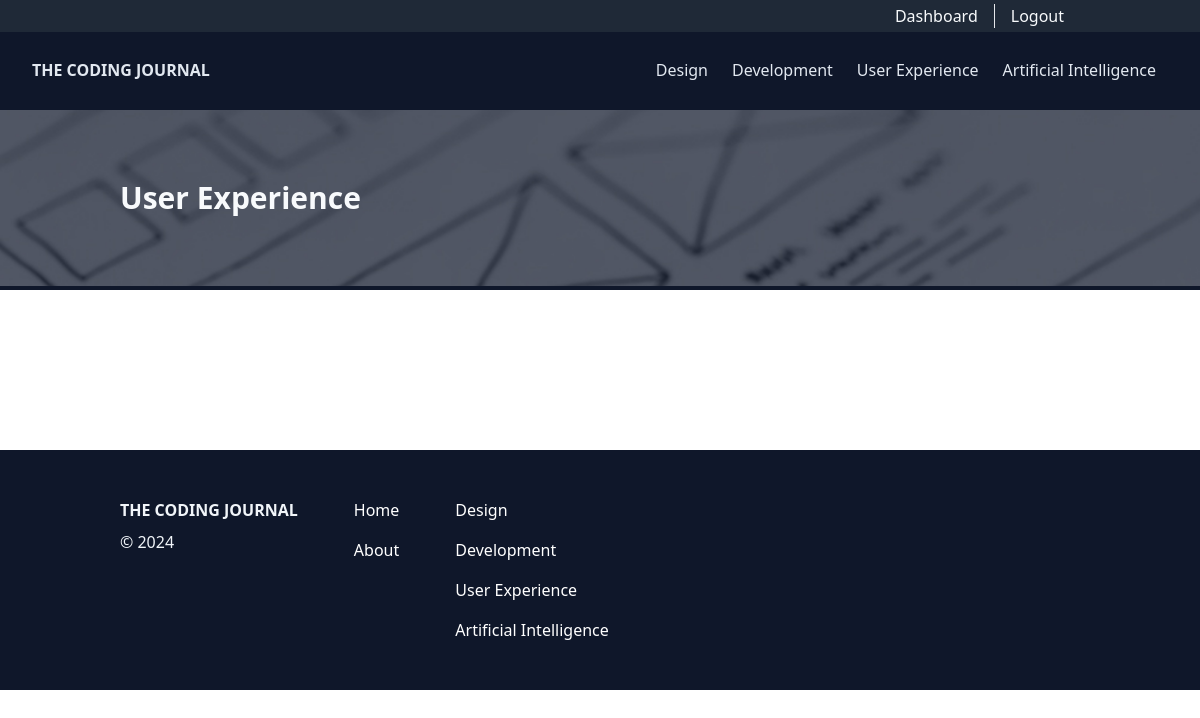
/user-experience (signed in), run on an earlier commit of the app's database.
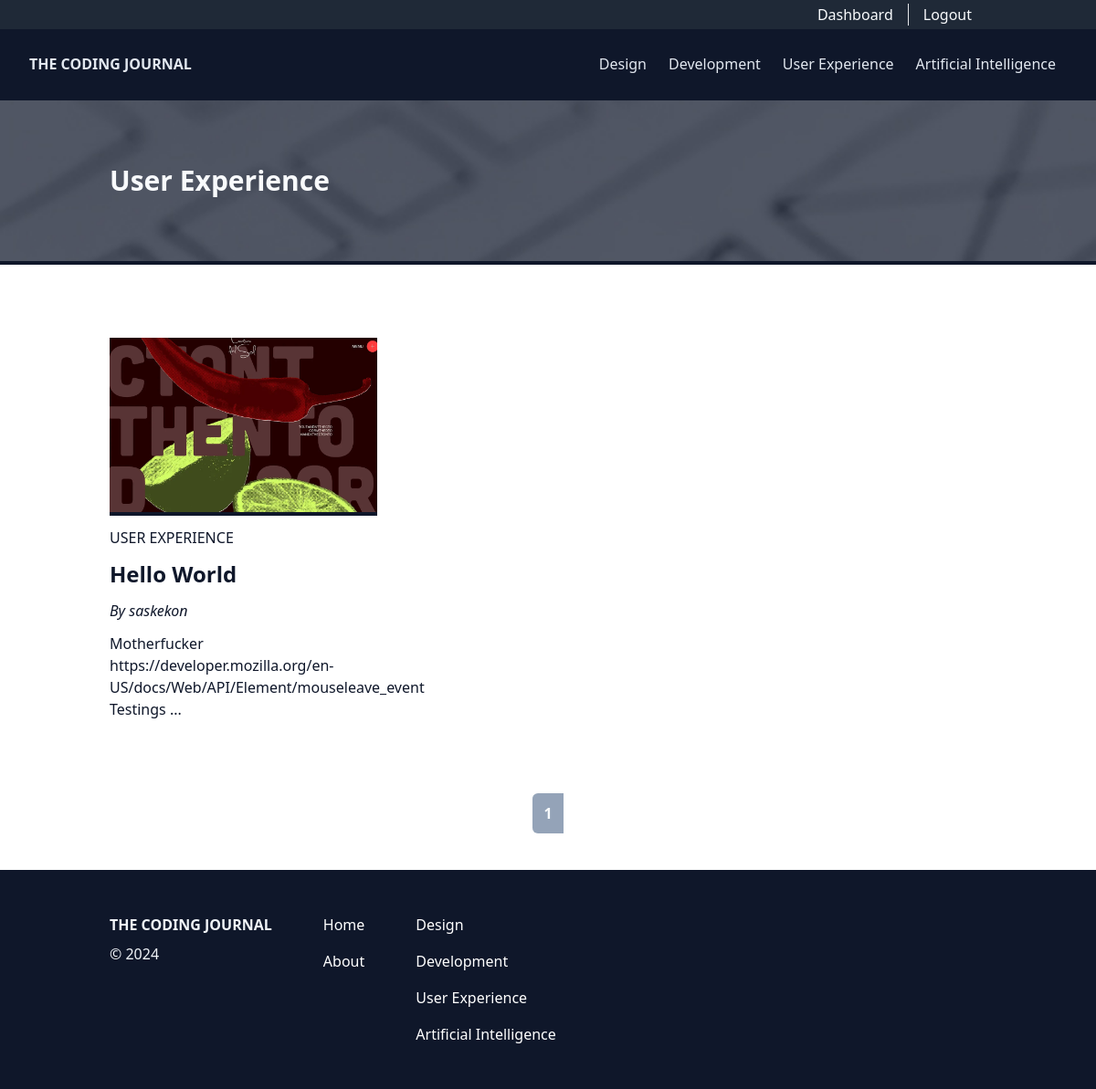
And on a later commit of the database.
### app/models.py (models this page shows, shortened)
class Category(db.Model):
    id: Mapped[int] = mapped_column(primary_key=True)
    key: Mapped[str] = mapped_column(String(25), unique=True)
    name: Mapped[str] = mapped_column(String(50), unique=True)
    posts: Mapped[List["Post"]] = relationship(back_populates="c_posts") # One-to-Many Relationship

class Post(db.Model):
    id: Mapped[int] = mapped_column(primary_key=True)
    title: Mapped[str] = mapped_column(String(50))
    body: Mapped[str] = mapped_column(Text)
    featured_image: Mapped[str] = mapped_column(String(255))
    timestamp: Mapped[datetime] = mapped_column(default=lambda: datetime.now(timezone.utc))
    user_id: Mapped[int] = mapped_column(ForeignKey(User.id))
    u_posts: Mapped["User"] = relationship(back_populates="posts")
    category_id: Mapped[int] = mapped_column(ForeignKey(Category.id))
    c_posts: Mapped["Category"] = relationship(back_populates="posts")

class User(db.Model, UserMixin):
    id: Mapped[int] = mapped_column(primary_key=True)
    username: Mapped[str] = mapped_column(String(25), unique=True)
    password_hash: Mapped[str] = mapped_column(String(255))
    email: Mapped[str] = mapped_column(String(50), unique=True)
    registered_date: Mapped[datetime] = mapped_column(default=lambda: datetime.now(timezone.utc))
    profile: Mapped["Profile"] = relationship(back_populates="u_profile", uselist=False) # One-to-One Relationship
    posts: Mapped[List["Post"]] = relationship(back_populates="u_posts") # One-to-Many Relationship
    comments: Mapped[List["Comment"]] = relationship(back_populates="u_comments")

### app/views/main.py (the view)
@main.route("/<category_key>")
def category_page(category_key):
    category = db.first_or_404(db.select(Category).where(Category.key == category_key))
    posts = db.paginate(db.select(Post).where(Post.category_id == category.id).order_by(Post.timestamp.desc()), per_page=9, error_out=False)
    category_mapping = {
        "design" : "c-design",
        "development" : "c-development",
        "user-experience" : "c-ux",
        "artificial-intelligence" : "c-ai"
    }
    category_class = category_mapping.get(category_key)
    for post in posts:
        post.text_only = remove_html_tags(post.body)
    return render_template("category_page.html", category=category, category_class=category_class, posts=posts)

### app/__init__.py (called while the page is built)
def create_app():
    app = Flask(__name__)
    app.config.from_object(Config)
    db.init_app(app)
    migrate.init_app(app, db)
    login_manager.init_app(app)
    @login_manager.user_loader
    def load_user(user_id):
        return db.session.get(User, user_id)
    from app.views.main import main
    app.register_blueprint(main)
    from app.views.auth import auth
    app.register_blueprint(auth)
    from app.views.test import test
    app.register_blueprint(test)
    return app

### app/utils.py (called while the page is built)
def remove_html_tags(body):
    soup = BeautifulSoup(body, "html.parser")
    return soup.get_text()

### app/views/main.py (called while the page is built)
@main.context_processor
def inject():
    categories = db.session.scalars(db.select(Category)).all()
    subscribe_form = SubscribeForm()
    return {
        "categories": categories,
        "subscribe_form": subscribe_form,
        }

### app/templates/category_page.html (shortened to what this page needs)
{% extends "base.html" %}
{% block body %}
<section class="{{category_class}} mb-20 border-b-4 border-slate-900 overflow-hidden">
    <div class="container mx-auto px-8">
        <div class="flex items-center h-44 text-slate-50">
            <h1 class="text-3xl font-bold">{{ category.name }}</h1>
        </div>
    </div>
</section>
<div class="container mx-auto px-8">
    <div class="col-span-8 grid grid-cols-1 mb-10 md:grid-cols-3 md:gap-10">
        {% for post in posts %}
        <article class="mb-10">
            <a href="{{ url_for('main.single_post', post_id=post.id) }}">
                <div class="border-b-4 border-slate-900 max-h-60 overflow-hidden">
                    <img class="hover:scale-[1.1] transition-all" src="{{ url_for('main.uploaded_image', filename=post.featured_image)}}">
                </div>
                <p class="my-3 uppercase">{{ post.c_posts.name }}</p>
                <h2 class="text-2xl font-bold">{{ post.title }}</h2>
            </a>
            <p class="my-3"><i>By {{ post.u_posts.username }}</i></p>
            <p>{{ post.text_only[:150] | safe }} ...</p>
        </article>
        {% endfor %}
    </div>
    <ul class="flex justify-center mb-10">
        {% for page in posts.iter_pages() %}
            {% if page %}
                {% if page != posts.page %}
                    <li><a class="inline-block px-3 py-2 border-y-2 border-slate-400 hover:bg-slate-400 transition-all" href="{{ url_for('main.category_page', category_key=category.key, page=page) }}">{{ page }}</a></li>
                {% else %}
                    <strong class=
                        "{% if loop.first %}
                            rounded-l-md
                        {% elif loop.last %}
                            rounded-r-md
                        {% endif %}
                        inline-block px-3 py-2 border-y-2 border-slate-400 text-slate-50 bg-slate-400">
                        {{ page }}
                    </strong>
                {% endif %}
            {% else %}
                <span class=ellipsis>…</span>
            {% endif %}
        {% endfor %}
    </ul>
</div>
{% endblock %}

### app/templates/header.html (shortened to what this page needs)
<header class="{% if current_user.is_authenticated %}mt-[30px]{% endif %} bg-slate-900 text-slate-200 overflow-auto">
    <nav class="container max-w-screen-xl mx-auto px-8">
        <div class="md:flex md:justify-between">
            <div class="flex justify-between content-center py-7">
                <a class="inline-block" href="{{ url_for('main.index') }}">
                    <p class="font-extrabold">THE CODING JOURNAL</p>
                </a>
            </div>
            <ul class="mb-5 hidden md:flex md:mb-0 md:items-center" id="collapse">
                {% for category in categories %}
                    <li class="{% if loop.last %}pb-2{% endif %} md:pb-0"><a class="navbar-link" href="{{ url_for('main.category_page', category_key=category.key) }}">{{category.name}}</a></li>
                {% endfor %}
            </ul>
        </div>
    </nav>
</header>

### app/templates/footer.html
<footer class="py-10 text-slate-100 bg-slate-900">
    <div class="container mx-auto px-8">
        <div class="flex flex-col md:flex-row">
            <div class="mb-5 mr-14">
                <a href="{{ url_for('main.index') }}">
                    <h2 class="py-2 font-extrabold">THE CODING JOURNAL</h2>
                </a>
                <p>&copy 2024</p>
            </div>
            <ul class="mb-5 mr-14">
                <li class="py-2 text-white hover:text-slate-400 transition-all"><a href="{{ url_for('main.index') }}">Home</a></li>
                <li class="py-2 text-white hover:text-slate-400 transition-all"><a href="#">About</a></li>
            </ul>
            <ul>
            {% for category in categories %}
                <li class="py-2 text-white hover:text-slate-400 transition-all">
                    <a href="{{ url_for('main.category_page', category_key=category.key) }}">{{category.name}}</a>
                </li>
            {% endfor %}
            </ul>
        </div>
    </div>
</footer>

What changed in the data, as far as the page shows it:
now on this page (row edited): Post: featured_image (picture), c_posts.name "USER EXPERIENCE", title "Hello World", u_posts.username "saskekon", body "Motherfucker https://developer.mozilla.org/en-US/docs/Web/API/Element/mouseleave_event Testings"
Also different on the page:
new list line: "1"
